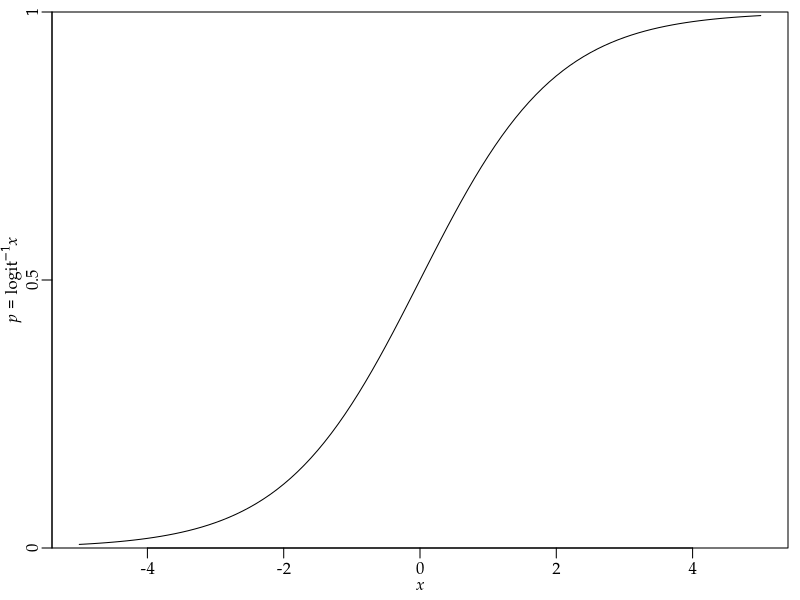

Here is the R script that generated this plot:
args = commandArgs()
basename = sub(".R$", "", sub("^--file=(.*/)?", "", args[grep("^--file=", args)]))
if (length(basename) != 0)
    quartz(type="pdf", file=paste0(basename, ".pdf"),
           width=13/4/25.4/0.664*20, height=13/4/25.4/0.664*14) # 20zw*14zw
par(family="Palatino")
par(mar=c(2.5,2.5,0.5,0.5)+0.1) # bottom, left, top, right margins. default: c(5,4,4,2)+0.1
par(mgp=c(1.3,0.5,0)) # title and axis margins. default: c(3,1,0)
curve(exp(x)/(1+exp(x)), xlim=c(-5,5), ylim=c(0,1), yaxs="i", yaxt="n",
      xlab=expression(italic(x)), ylab=expression(italic(p) == logit^{-1} * italic(x)))
t = c(0,0.5,1);  axis(2, at=t, labels=t)
dev.off()
